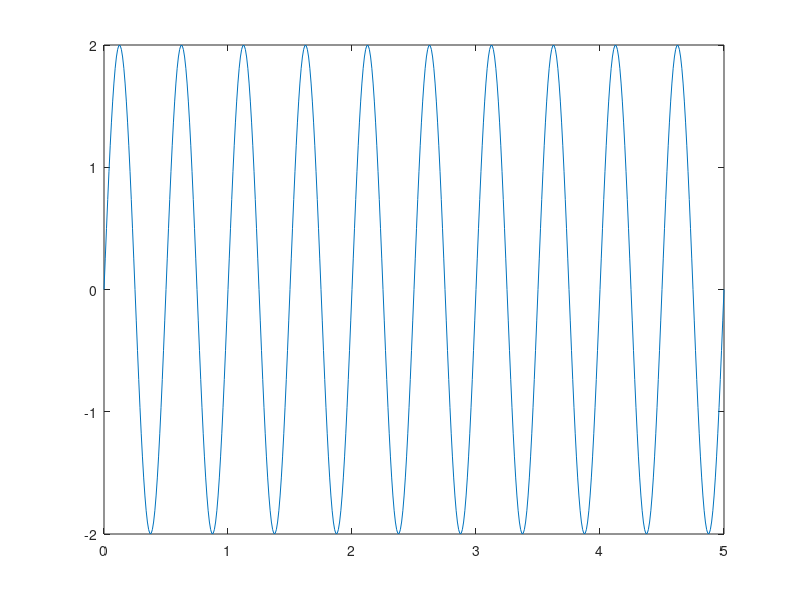

The MATLAB source for this figure:
t = 0:1e-2:10*0.5;

x = 2*sin(4*pi*t);

freq_angular = 4*pi

frequencia = freq_angular/(2*pi)

periodo = 1/frequencia

Amplitude = 2

plot(t,x)